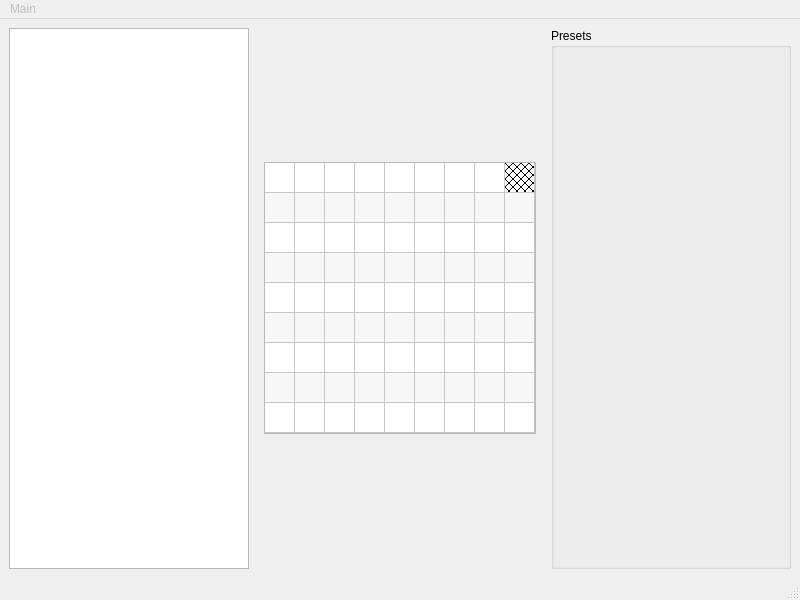
<?xml version="1.0" encoding="UTF-8"?>
<ui version="4.0">
 <class>MainWindow</class>
 <widget class="QMainWindow" name="MainWindow">
  <property name="geometry">
   <rect>
    <x>0</x>
    <y>0</y>
    <width>800</width>
    <height>600</height>
   </rect>
  </property>
  <property name="windowTitle">
   <string>MainWindow</string>
  </property>
  <widget class="QWidget" name="centralwidget">
   <property name="sizePolicy">
    <sizepolicy hsizetype="Maximum" vsizetype="Maximum">
     <horstretch>1</horstretch>
     <verstretch>0</verstretch>
    </sizepolicy>
   </property>
   <layout class="QHBoxLayout" name="horizontalLayout">
    <item>
     <widget class="QListView" name="listView">
      <property name="sizePolicy">
       <sizepolicy hsizetype="Expanding" vsizetype="Expanding">
        <horstretch>2</horstretch>
        <verstretch>0</verstretch>
       </sizepolicy>
      </property>
     </widget>
    </item>
    <item>
     <widget class="QFrame" name="verticalFrame">
      <property name="sizePolicy">
       <sizepolicy hsizetype="Expanding" vsizetype="Expanding">
        <horstretch>0</horstretch>
        <verstretch>0</verstretch>
       </sizepolicy>
      </property>
      <layout class="QVBoxLayout" name="verticalLayout">
       <property name="sizeConstraint">
        <enum>QLayout::SizeConstraint::SetNoConstraint</enum>
       </property>
       <item>
        <widget class="QTableWidget" name="tableWidget_2">
         <property name="sizePolicy">
          <sizepolicy hsizetype="Expanding" vsizetype="Maximum">
           <horstretch>4</horstretch>
           <verstretch>0</verstretch>
          </sizepolicy>
         </property>
         <property name="verticalScrollBarPolicy">
          <enum>Qt::ScrollBarPolicy::ScrollBarAlwaysOff</enum>
         </property>
         <property name="horizontalScrollBarPolicy">
          <enum>Qt::ScrollBarPolicy::ScrollBarAlwaysOff</enum>
         </property>
         <property name="sizeAdjustPolicy">
          <enum>QAbstractScrollArea::SizeAdjustPolicy::AdjustToContents</enum>
         </property>
         <property name="editTriggers">
          <set>QAbstractItemView::EditTrigger::NoEditTriggers</set>
         </property>
         <property name="dragEnabled">
          <bool>false</bool>
         </property>
         <property name="dragDropMode">
          <enum>QAbstractItemView::DragDropMode::DropOnly</enum>
         </property>
         <property name="alternatingRowColors">
          <bool>true</bool>
         </property>
         <property name="selectionMode">
          <enum>QAbstractItemView::SelectionMode::ExtendedSelection</enum>
         </property>
         <property name="rowCount">
          <number>9</number>
         </property>
         <property name="columnCount">
          <number>9</number>
         </property>
         <attribute name="horizontalHeaderVisible">
          <bool>false</bool>
         </attribute>
         <attribute name="horizontalHeaderCascadingSectionResizes">
          <bool>false</bool>
         </attribute>
         <attribute name="horizontalHeaderMinimumSectionSize">
          <number>30</number>
         </attribute>
         <attribute name="horizontalHeaderDefaultSectionSize">
          <number>30</number>
         </attribute>
         <attribute name="verticalHeaderVisible">
          <bool>false</bool>
         </attribute>
         <attribute name="verticalHeaderCascadingSectionResizes">
          <bool>false</bool>
         </attribute>
         <attribute name="verticalHeaderHighlightSections">
          <bool>true</bool>
         </attribute>
         <attribute name="verticalHeaderStretchLastSection">
          <bool>false</bool>
         </attribute>
         <row>
          <property name="text">
           <string>RoundButtons</string>
          </property>
         </row>
         <row>
          <property name="text">
           <string>Buttons</string>
          </property>
         </row>
         <row>
          <property name="text">
           <string>Buttons</string>
          </property>
         </row>
         <row>
          <property name="text">
           <string>Buttons</string>
          </property>
         </row>
         <row>
          <property name="text">
           <string>Buttons</string>
          </property>
         </row>
         <row>
          <property name="text">
           <string>Buttons</string>
          </property>
         </row>
         <row>
          <property name="text">
           <string>Buttons</string>
          </property>
         </row>
         <row>
          <property name="text">
           <string>Buttons</string>
          </property>
         </row>
         <row>
          <property name="text">
           <string>Buttons</string>
          </property>
         </row>
         <column>
          <property name="text">
           <string>Buttons</string>
          </property>
         </column>
         <column>
          <property name="text">
           <string>Buttons</string>
          </property>
         </column>
         <column>
          <property name="text">
           <string>Buttons</string>
          </property>
         </column>
         <column>
          <property name="text">
           <string>Buttons</string>
          </property>
         </column>
         <column>
          <property name="text">
           <string>Buttons</string>
          </property>
         </column>
         <column>
          <property name="text">
           <string>Buttons</string>
          </property>
         </column>
         <column>
          <property name="text">
           <string>Buttons</string>
          </property>
         </column>
         <column>
          <property name="text">
           <string>Buttons</string>
          </property>
         </column>
         <column>
          <property name="text">
           <string>RoundButtons</string>
          </property>
         </column>
         <item row="0" column="8">
          <property name="text">
           <string/>
          </property>
          <property name="background">
           <brush brushstyle="DiagCrossPattern">
            <color alpha="255">
             <red>0</red>
             <green>0</green>
             <blue>0</blue>
            </color>
           </brush>
          </property>
          <property name="flags">
           <set>ItemIsSelectable|ItemIsEditable|ItemIsDragEnabled|ItemIsDropEnabled|ItemIsUserCheckable</set>
          </property>
         </item>
        </widget>
       </item>
      </layout>
     </widget>
    </item>
    <item>
     <widget class="QGroupBox" name="groupBox">
      <property name="sizePolicy">
       <sizepolicy hsizetype="Expanding" vsizetype="Expanding">
        <horstretch>2</horstretch>
        <verstretch>0</verstretch>
       </sizepolicy>
      </property>
      <property name="title">
       <string>Presets</string>
      </property>
     </widget>
    </item>
   </layout>
  </widget>
  <widget class="QStatusBar" name="statusbar"/>
  <widget class="QMenuBar" name="menubar">
   <property name="enabled">
    <bool>false</bool>
   </property>
   <property name="geometry">
    <rect>
     <x>0</x>
     <y>0</y>
     <width>800</width>
     <height>21</height>
    </rect>
   </property>
   <widget class="QMenu" name="menuMain">
    <property name="title">
     <string>Main</string>
    </property>
   </widget>
   <addaction name="menuMain"/>
  </widget>
 </widget>
 <resources/>
 <connections/>
</ui>
